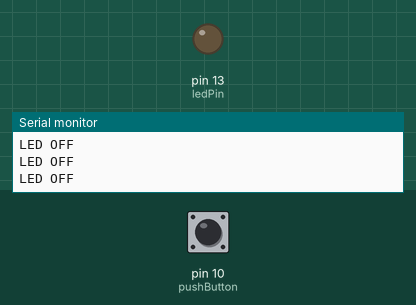
A sketch run on a simulated Arduino Uno, built with avr-gcc and run on an emulated ATmega328P. Parts: output pins drawn as LEDs (lit = HIGH), the last lines printed to the serial monitor. Inputs (shaded band) come from the test bench; at power-on: pin 10 (pushButton) HIGH.

Above: at 2.8 s.
2.9 s: pin 10 (pushButton) pulled LOW for 1.2 s
At 3.7 s:
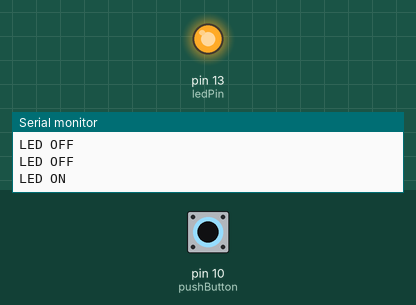
6.5 s: pin 10 (pushButton) pulled LOW for 3.2 s
At 10.3 s:
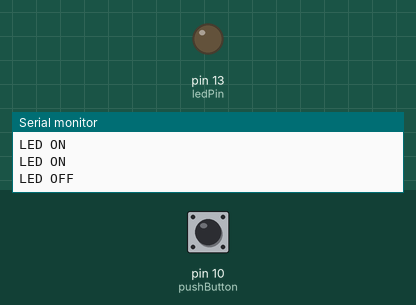
Timing chart, 0 to 11.8 s (numbered marks = the images above; inputs shaded):
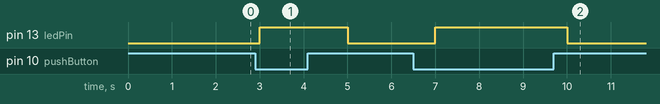

Measured:
- after the input at 2.9 s, pin 13 (ledPin): LOW → HIGH after 0.10 s, → LOW 2.0 s later
- after the input at 6.5 s, pin 13 (ledPin): LOW → HIGH after 0.50 s, → LOW 3.0 s later

The sketch:

1_LED_Push_CODE.ino
```cpp
const int ledPin = 13;
const int pushButton = 10;
void setup() {
    Serial.begin(9600);
    pinMode(ledPin, OUTPUT);
    pinMode(pushButton, INPUT_PULLUP);
}

void loop() {
    int buttonState = digitalRead(pushButton);
    if(buttonState == LOW){
	digitalWrite(ledPin,HIGH);
    Serial.println("LED ON");
    }
    else{
    Serial.println("LED OFF");
	digitalWrite(ledPin,LOW);
    }
    delay(1000);

}
```
